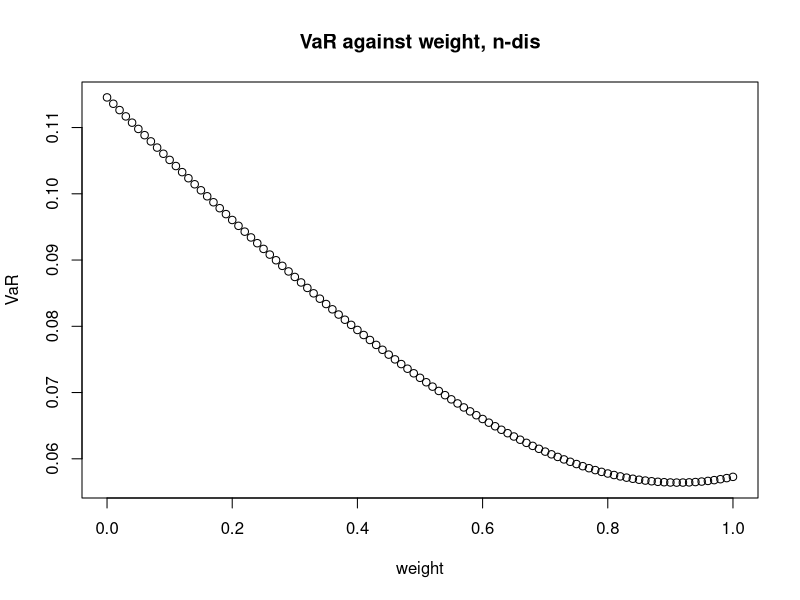
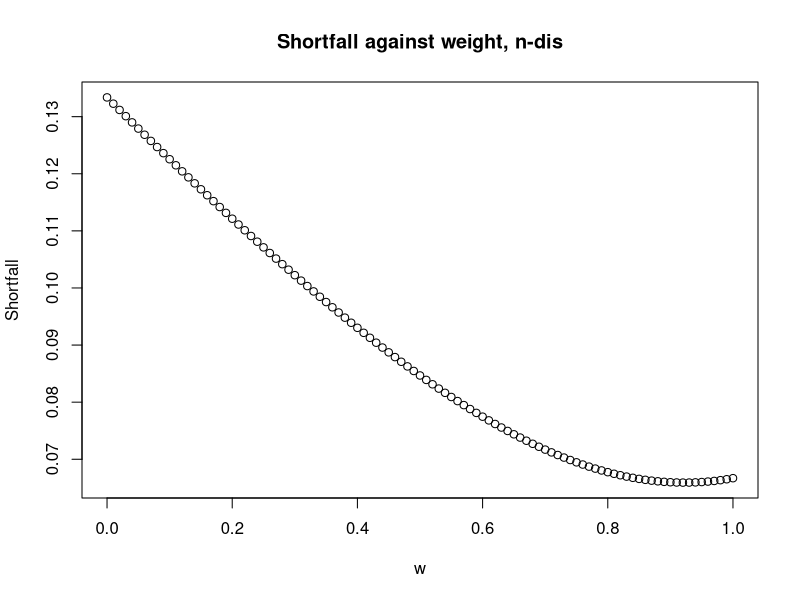
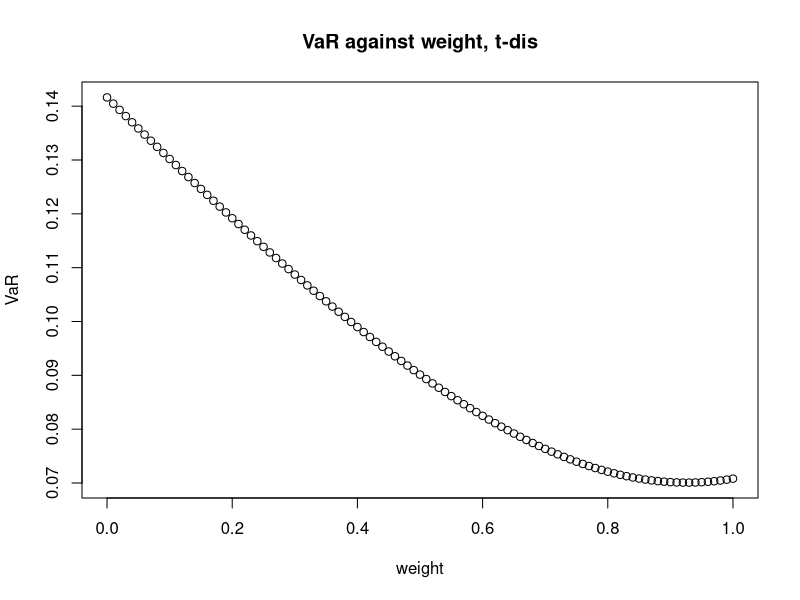
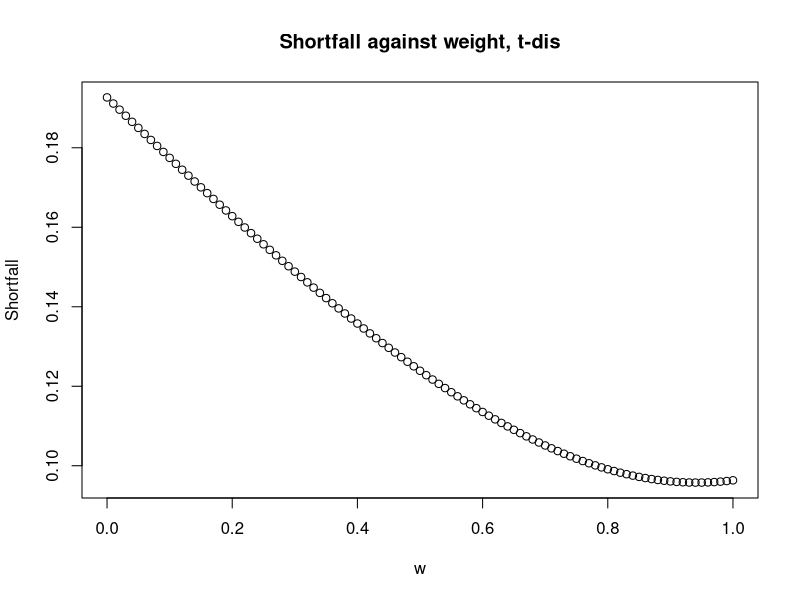

Source code (R) for these figures, in order:
# ---
#   title: "STAT509-001-HW4-Xinye Xu"
# output:
#   html_document: default
# word_document: default
# ---
  ## Q1
#   (c) Exercise 7 on page 181 in Ruppert/Matteson. 
# Hint: Use eigen command in R to carry out eigenvalue/vector analysis of the matrix, and find a vector w so that formula for the variance of w⊤X would be negative showing a contradiction if this really were a covariance matrix for 
# 
# Assumed a = 0, for Matrix Y, based on eigen command, there is an negative eigenvalue. 
# and from 7.7 for Var(w-transpose * Y) = w-tran * Y * w, which should be non-negative. Then the Y matrix should be positive dedefinite.
# Notice that covariance matrix is symmetric, and the symmetric matrix A is said positive semidefinite (A ≥ 0) if all its eigenvalues are non negative. So a should be zero. We can also have the same conclusion when w is set to be the following, the Var(w-transpose * Y) is negative, which breaks the common sense.
# {r}
m = matrix(c(1, 0.9, 0, 0.9, 1, 0.9, 0, 0.9, 1), nrow = 3)
eigen(m)
w = matrix(c(0.5000000, -7.071068e-01, 0.5000000), nrow = 3)
t(w)  %*%  m %*% w


## Q2
# Suppose R1.R2 are returns on an asset, and suppose that E(R1) = .02,E(R2) =
#   .04, Var(R1) = (.03)2, Var(R2) = (.06)2, and Corr(R1, R2) = 0.5.
# 
# (a) What are E(0.6R1 + 0.4R2) = 0.028 and Var(0.6R1 + 0.4R2) = 0.001332
# {r}
0.6 * 0.02 + 0.4 * 0.04
sigma_1 = 0.03
sigma_2 = 0.06
0.6^2 * sigma_1^2 + 0.4^2 * sigma_2^2 + 2 * 0.6 * 0.4 * 0.5 * (sigma_1 * sigma_2)


# (b) For what value of w is Var(w  · R1 + (1 − w) ·  R2) minimized? Why would it be useful to minimize Var(w · R1 + (1 − w) · R2)?
# 
# Var(w * R1 + (1 − w) · R2) = w^2 * (0.03)^2 + (1 − w)^2 * (0.06)2 +2 * w * (1−w) * 0.5 * 0.03 * 0.06 
# Then, take the first derivative equal to zero: 
#   0.03^2 * w -(1-w) * 0.06^2 + (1-2w) * 0.5 * 0.03 * 0.06 = 0
# So the weight for R1 is 100% and weight for R2 is 0, then variance will be minimized.
# The idea for w is important is that adjustment of it can help whole portfolio reduce the volatility, or standard deviation. The minimal standard deviation for the return of this portfolio is (0.03)
# {r}
w = (sigma_2^2 - 0.5 * sigma_1 * sigma_2) / (sigma_1^2 + sigma_2^2 - 2*0.5*sigma_1*sigma_2)
w
sigma_1^2

# 
# (c) Assuming a portfolio of a $1 million, and a multivariate normal distribution for R1 and R2, find the value w that minimizes the expected shortfall associated with VaR at q = .005 and why might that be useful? Also, report the associated VaR with this portfolio. 
# 
# Hints: Note that the random variable [wR1 + (1 − w)R2] is normally distributed for any w, and it will be easiest to use R-package – the solution can be approximate, i.e., accurate to .01.
# 
# Carried out analysis of VaR and relative shortfall as a function of w - the plots of these two vs. the VaR and shortfall are shown below. 
# According to two plots of VaR and Shortfall against weight, there are quadratic trends against weight for both plot. Then, the optimal weight is 93% for minimal shortfall, and it is quite close to the weight 92% for minimal value of relative VaR.
# The relative VaR and shortfall for the weight of w = 93% is 0.05641319 and 0.06645752. The relative VaR and shortfall for the weight of w = 92% is 0.05640813 and 0.06647756.
# The VaR and shortfall for the weight of w = 93% is 56413.19 and 65914.67 
# The VaR and shortfall for the weight of w = 92% is 56408.13 and 65933.36
# {r}
set.seed(123)
weight = seq(0,1,0.01)  # accurate to .01.
n = length(weight)
VaRv = rep(0,n)
shortfall = rep(0,n)
quantv = rep(0,n)
ER1 = 0.02
ER2 = 0.04
VarR1 = sigma_1^2
VarR2 = sigma_2^2
Cov = 0.5 * sigma_1 * sigma_2;
mu = weight * ER1+(1-weight)*ER2
sigma = sqrt(weight^2*VarR1 +(1-weight)^2*VarR2+2*weight*(1-weight)*Cov)

randnorm = rnorm(100000,0,1) # using same rnorm to simulate tail return for all i
for(i in 1:n){
  quantv[i] = qnorm(0.005,mu[i],sigma[i]) # VaR at q = .005
  VaRv[i] = -quantv[i]
  randnorm_value = mu[i] + sigma[i] * randnorm 
  shortfall[i] = -mean(randnorm_value[randnorm_value < quantv[i]]) 
}

which.min(shortfall) # 93
print(VaRv[which.min(shortfall)])
print(shortfall[which.min(shortfall)])
print(VaRv[which.min(shortfall)]*1000000)
print(shortfall[which.min(shortfall)]*1000000)

which.min(VaRv) # 92
print(VaRv[which.min(VaRv)])
print(shortfall[which.min(VaRv)])
print(VaRv[which.min(VaRv)]*1000000)
print(shortfall[which.min(VaRv)]*1000000)

plot(weight, VaRv,xlab = 'weight',ylab='VaR',main='VaR against weight, n-dis')
plot(weight, shortfall,xlab = 'w', ylab='Shortfall', main='Shortfall against weight, n-dis')

# 
# (d) Repeat the above if have multi-variate t-distribution for R1 and R2, with ν = 6.
# 
# For the t-dist, we know that sigma^2 = scale ^2 * (df/(df-2)), so scale = sigma * sqrt((6-2)/6). Then the scaled t-dist is scale* standard t-dist + mu.
# According to two plots of VaR and Shortfall against weight, there are also quadratic trends against weight for both plot. Then, the optimal weight is 95% for minimal shortfall, and it is quite close to the weight 94% for minimal value of relative VaR.
# The relative VaR and shortfall for the weight of w = 95% is 0.07010214 and 0.09683756
# The relative VaR and shortfall for the weight of w = 94% is 0.07007811 and 0.09686506
# The VaR and shortfall for the weight of w = 95% is 70102.14 and 95761.96 
# The VaR and shortfall for the weight of w = 94% is 70078.11 and 95787.38
# {r}
randt = rt(1000000,6) # degree of freedom = 6
scale = sigma * sqrt((6-2)/6)
for(i in 1:n){
  quantv[i] = scale[i] * qt(0.005,6) + mu[i]  # VaR at q = .005
  VaRv[i] = -quantv[i]
  randnorm_value = mu[i] + sigma[i] * randt  # change to randt
  shortfall[i] = -mean(randnorm_value[randnorm_value < quantv[i]]) 
}

which.min(shortfall) # c
print(VaRv[which.min(shortfall)]) 
print(shortfall[which.min(shortfall)]) # 
print(VaRv[which.min(shortfall)]*1000000)
print(shortfall[which.min(shortfall)]*1000000)

which.min(VaRv) # 92
print(VaRv[which.min(VaRv)]) # 
print(shortfall[which.min(VaRv)]) # 
print(VaRv[which.min(VaRv)]*1000000)
print(shortfall[which.min(VaRv)]*1000000)

plot(weight, VaRv,xlab = 'weight',ylab='VaR',main='VaR against weight, t-dis')
plot(weight, shortfall,xlab = 'w', ylab='Shortfall', main='Shortfall against weight, t-dis')

